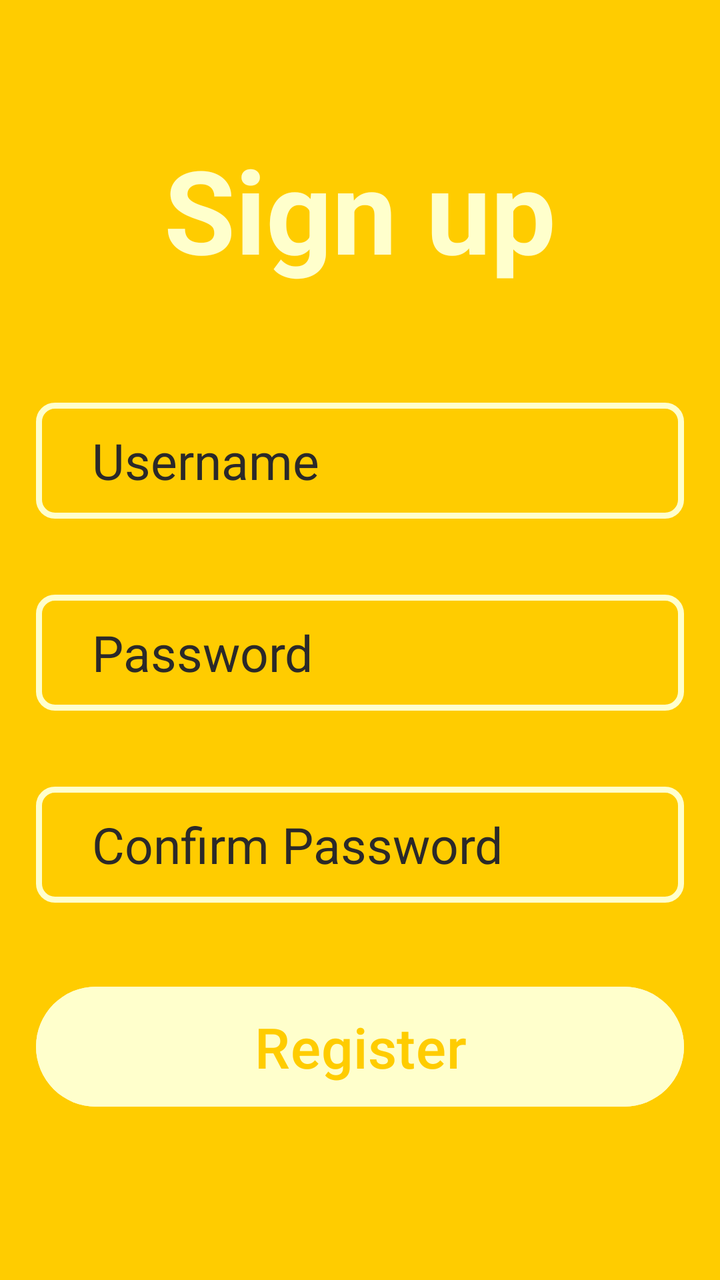
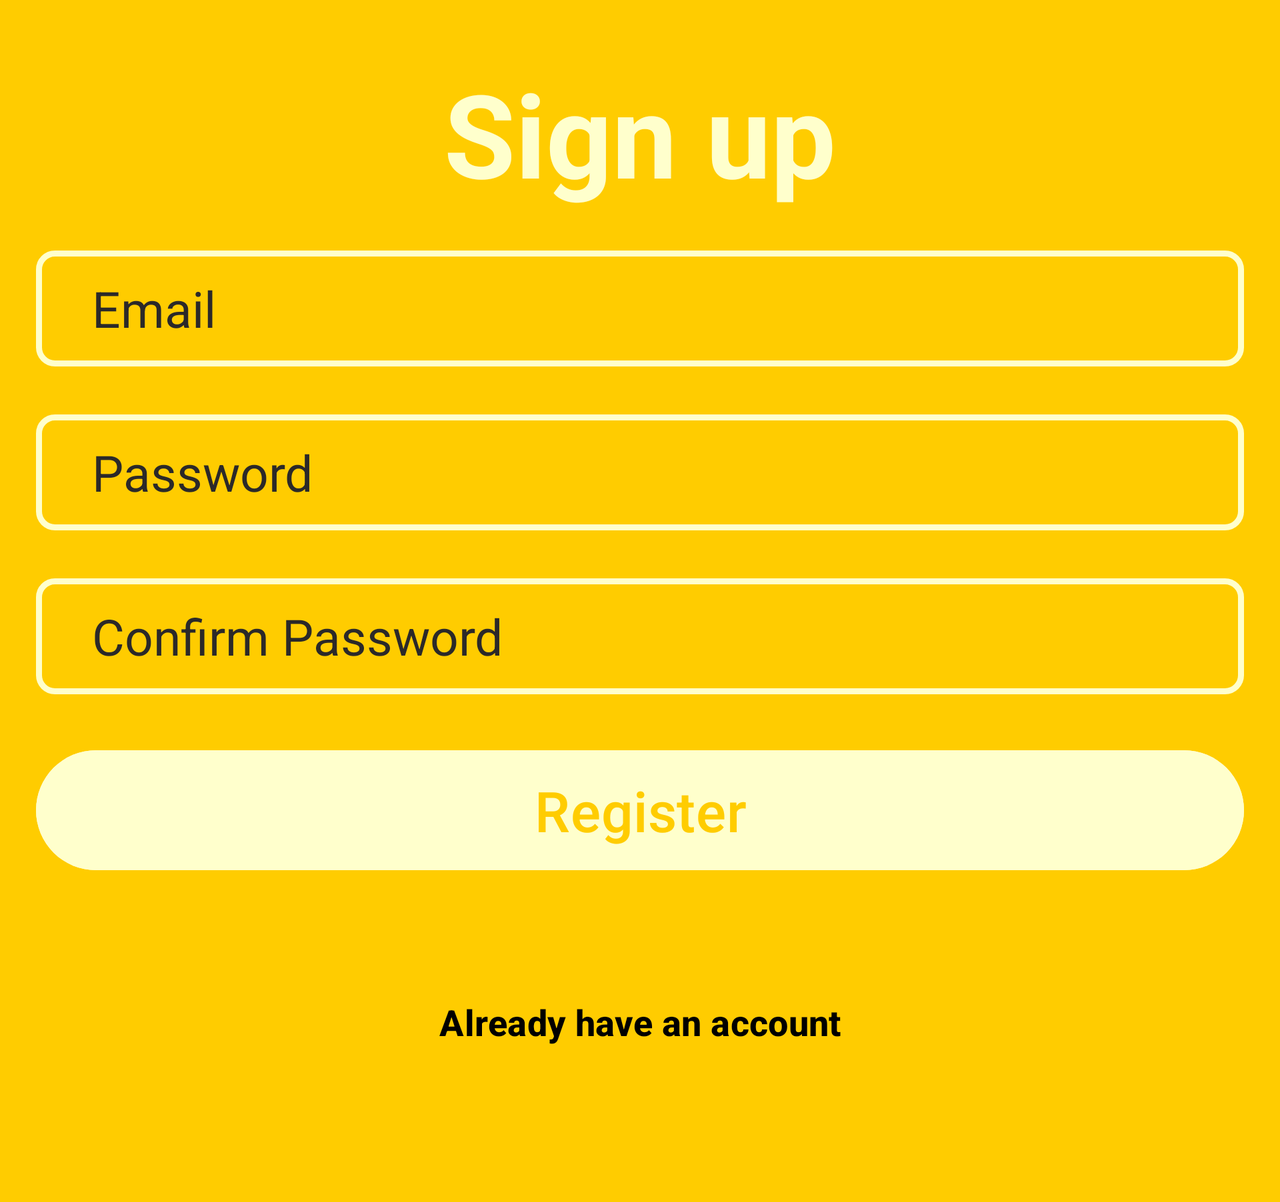

An Android layout and its configuration variant, each rendered on a device that would load it. The default file and the variant file are quoted in full after the pictures.
<!-- AndroidManifest.xml: application theme Theme.AnimalRecognition -->
<!-- res/layout/activity_registration.xml -->
<?xml version="1.0" encoding="utf-8"?>
<LinearLayout xmlns:android="http://schemas.android.com/apk/res/android"
    xmlns:app="http://schemas.android.com/apk/res-auto"
    xmlns:tools="http://schemas.android.com/tools"
    android:layout_width="match_parent"
    android:layout_height="match_parent"
    android:padding="18dp"
    android:background="#FFCC00"
    android:orientation="vertical"
    tools:context=".RegistrationActivity">

    <TextView
        android:layout_width="match_parent"
        android:layout_height="wrap_content"
        android:text="@string/sign_up"
        android:textColor="#FFFFCC"
        android:textSize="58sp"
        android:textStyle="bold"
        android:gravity="center_horizontal"
        android:layout_marginTop="48dp"
        android:layout_marginBottom="58dp"/>
    <EditText
        android:layout_width="match_parent"
        android:layout_height="58dp"
        android:id="@+id/username"
        android:inputType="text"
        android:hint="@string/username"
        android:textSize="25sp"
        android:textColorHint="#2B2929"
        android:background="@drawable/edittextbackground"
        android:layout_marginBottom="38dp"
        android:paddingLeft="28dp"/>

    <EditText
        android:layout_width="match_parent"
        android:layout_height="58dp"
        android:id="@+id/password"
        android:inputType="textPassword"
        android:hint="@string/password"
        android:textSize="25sp"
        android:textColorHint="#2B2929"
        android:background="@drawable/edittextbackground"
        android:layout_marginBottom="38dp"
        android:paddingLeft="28dp"/>

    <EditText
        android:layout_width="match_parent"
        android:layout_height="58dp"
        android:id="@+id/repassword"
        android:inputType="textPassword"
        android:hint="@string/confirm_password"
        android:textSize="25sp"
        android:textColorHint="#2B2929"
        android:background="@drawable/edittextbackground"
        android:layout_marginBottom="38dp"
        android:paddingLeft="28dp"/>

    <Button
        android:layout_width="match_parent"
        android:layout_height="68dp"
        android:id="@+id/signup"
        android:text="@string/register"
        android:textSize="28sp"
        android:textColor="#FFCC00"
        android:backgroundTint="#FFFFCC"
        android:layout_marginBottom="38dp"/>

    <Button
        android:layout_width="match_parent"
        android:layout_height="68dp"
        android:id="@+id/login"
        android:text="@string/already_have_an_account"
        android:textSize="18sp"
        android:textColor="@color/black"
        android:textStyle="bold"
        android:backgroundTint="#00000000"
        android:layout_marginBottom="38dp"/>



</LinearLayout>
<!-- resources referenced by this layout -->
<resources>
  <!-- drawable edittextbackground (drawable) -->
  <?xml version="1.0" encoding="utf-8"?>
  <shape android:shape="rectangle" xmlns:android="http://schemas.android.com/apk/res/android">
          <stroke android:width="3dp" android:color="#FFFFCC"/>
          <corners android:radius="8dp"/>
  </shape>
  <string name="already_have_an_account">Already have an account</string>
  <string name="confirm_password">Confirm Password</string>
  <string name="password">Password</string>
  <string name="register">Register</string>
  <string name="sign_up">Sign up</string>
  <string name="username">Username</string>
  <style name="Theme.AnimalRecognition" parent="Base.Theme.AnimalRecognition" />
  <style name="Base.Theme.AnimalRecognition" parent="Theme.Material3.DayNight.NoActionBar">
          
          <item name="android:navigationBarColor">@android:color/transparent</item>
          <item name="android:statusBarColor">@android:color/transparent</item>
          <item name="android:windowLightStatusBar">true</item>
      </style>
</resources>
<!-- res/layout-land/activity_registration.xml (the repository's variant of the layout above) -->
<!-- drawn on the phone turned sideways -->
<?xml version="1.0" encoding="utf-8"?>
<ScrollView xmlns:android="http://schemas.android.com/apk/res/android"
    xmlns:tools="http://schemas.android.com/tools"
    android:layout_width="match_parent"
    android:layout_height="match_parent"
    android:background="#FFCC00" >

    <LinearLayout
        android:layout_width="match_parent"
        android:layout_height="wrap_content"
        android:orientation="vertical"
        android:padding="18dp"
        tools:context=".RegistrationActivity">

        <TextView
            android:layout_width="match_parent"
            android:layout_height="wrap_content"
            android:layout_marginTop="10dp"
            android:layout_marginBottom="20dp"
            android:gravity="center_horizontal"
            android:text="@string/sign_up"
            android:textColor="#FFFFCC"
            android:textSize="58sp"
            android:textStyle="bold"
            tools:ignore="TextContrastCheck" />

        <EditText
            android:id="@+id/emailRegister"
            android:layout_width="match_parent"
            android:layout_height="58dp"
            android:layout_marginBottom="24dp"
            android:background="@drawable/edittextbackground"
            android:hint="@string/email"
            android:inputType="textEmailAddress"
            android:paddingStart="28dp"
            android:textColorHint="#2B2929"
            android:textSize="25sp"
            tools:ignore="Autofill,RtlSymmetry,VisualLintTextFieldSize" />

        <EditText
            android:id="@+id/passwordRegister"
            android:layout_width="match_parent"
            android:layout_height="58dp"
            android:layout_marginBottom="24dp"
            android:background="@drawable/edittextbackground"
            android:hint="@string/password"
            android:inputType="textPassword"
            android:paddingStart="28dp"
            android:textColorHint="#2B2929"
            android:textSize="25sp"
            tools:ignore="Autofill,RtlSymmetry,VisualLintTextFieldSize" />

        <EditText
            android:id="@+id/retypePassword"
            android:layout_width="match_parent"
            android:layout_height="58dp"
            android:layout_marginBottom="24dp"
            android:background="@drawable/edittextbackground"
            android:hint="@string/confirm_password"
            android:inputType="textPassword"
            android:paddingStart="28dp"
            android:textColorHint="#2B2929"
            android:textSize="25sp"
            tools:ignore="Autofill,RtlSymmetry,VisualLintTextFieldSize" />

        <Button
            android:id="@+id/buttonRegister"
            android:layout_width="match_parent"
            android:layout_height="68dp"
            android:layout_marginBottom="38dp"
            android:backgroundTint="#FFFFCC"
            android:text="@string/register"
            android:textColor="#FFCC00"
            android:textSize="28sp"
            tools:ignore="TextContrastCheck,VisualLintButtonSize" />

        <Button
            android:id="@+id/goToLogin"
            android:layout_width="match_parent"
            android:layout_height="68dp"
            android:layout_marginBottom="38dp"
            android:backgroundTint="#00000000"
            android:text="@string/already_have_an_account"
            android:textColor="@color/black"
            android:textSize="18sp"
            android:textStyle="bold"
            tools:ignore="VisualLintButtonSize" />

    </LinearLayout>
    </ScrollView>
<!-- resources referenced by the variant -->
<!-- as the phone turned sideways resolves them -->
<resources>
  <!-- drawable edittextbackground (drawable) -->
  <?xml version="1.0" encoding="utf-8"?>
  <shape android:shape="rectangle" xmlns:android="http://schemas.android.com/apk/res/android">
          <stroke android:width="3dp" android:color="#FFFFCC"/>
          <corners android:radius="8dp"/>
  </shape>
  <string name="already_have_an_account">Already have an account</string>
  <string name="confirm_password">Confirm Password</string>
  <string name="email">Email</string>
  <string name="password">Password</string>
  <string name="register">Register</string>
  <string name="sign_up">Sign up</string>
  <style name="Theme.AnimalRecognition" parent="Base.Theme.AnimalRecognition" />
  <style name="Base.Theme.AnimalRecognition" parent="Theme.Material3.DayNight.NoActionBar">
          
          <item name="android:navigationBarColor">@android:color/transparent</item>
          <item name="android:statusBarColor">@android:color/transparent</item>
          <item name="android:windowLightStatusBar">true</item>
      </style>
</resources>
